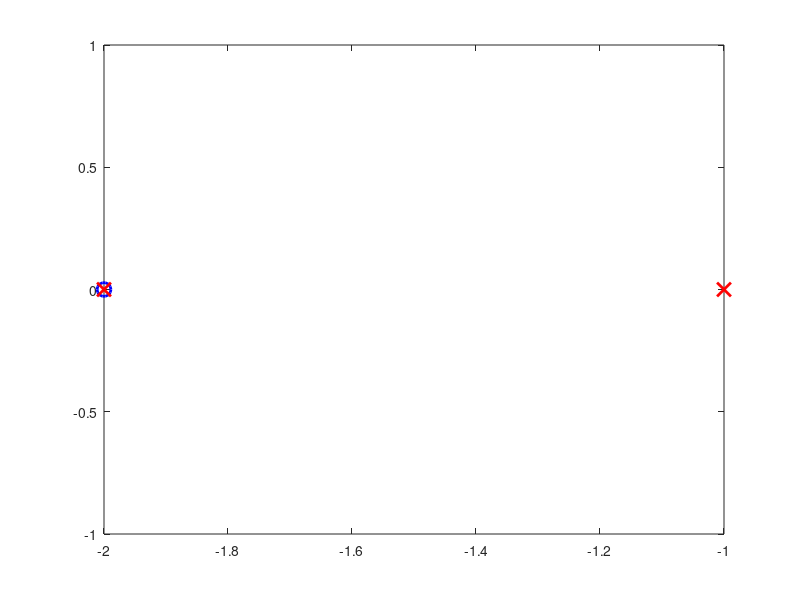

The MATLAB script that drew this image: (Note: this script raises an error after producing the figure.)
% Define numerator and denominator coefficients
num = [1 2];          % numerator: s + 2  (zero at s = -2)
den = [1 3 2];        % denominator: s^2 + 3s + 2  (poles at s = -1, -2)

% Compute zeros, poles, and gain without Control System Toolbox
zeros_H = roots(num);          % zeros of H(s)
poles_H = roots(den);          % poles of H(s)
k = num(1) / den(1);           % gain (ratio of leading coefficients)
% Get zeros, poles, and gain
% Get zeros, poles, and gain (no Control System Toolbox)
z = zeros_H;
p = poles_H;
% k was computed on line 8 and is the gain

% OR using roots directly
zeros_H  = roots(num)   % zeros of H(s)
poles_H  = roots(den)   % poles of H(s)

% Method 1 (disabled): creating tf and using pzmap requires toolboxes.
% The Control System Toolbox (or alternative listed toolboxes) is not available.
% figure;
% H = tf(num, den);
% pzmap(H)
% grid on
% title('Pole-Zero Map of H(s)')

% Method 2: manual plot (more control)
figure;
plot(real(z), imag(z), 'bo', 'MarkerSize', 10, 'LineWidth', 2)  % zeros = circles
hold on
plot(real(p), imag(p), 'rx', 'MarkerSize', 10, 'LineWidth', 2)  % poles = crosxline(0, 'Color', 'k', 'LineWidth', 0.5)   % real axis
xline(0, 'Color', 'k', 'LineWidth', 0.5)   % real axis
yline(0, 'Color', 'k', 'LineWidth', 0.5)    % imaginary axis
xlabel('Real Axis (σ)')
ylabel('Imaginary Axis (jω)')
title('Pole-Zero Plot of H(s)')
legend('Zeros (O)', 'Poles (X)')
grid on
